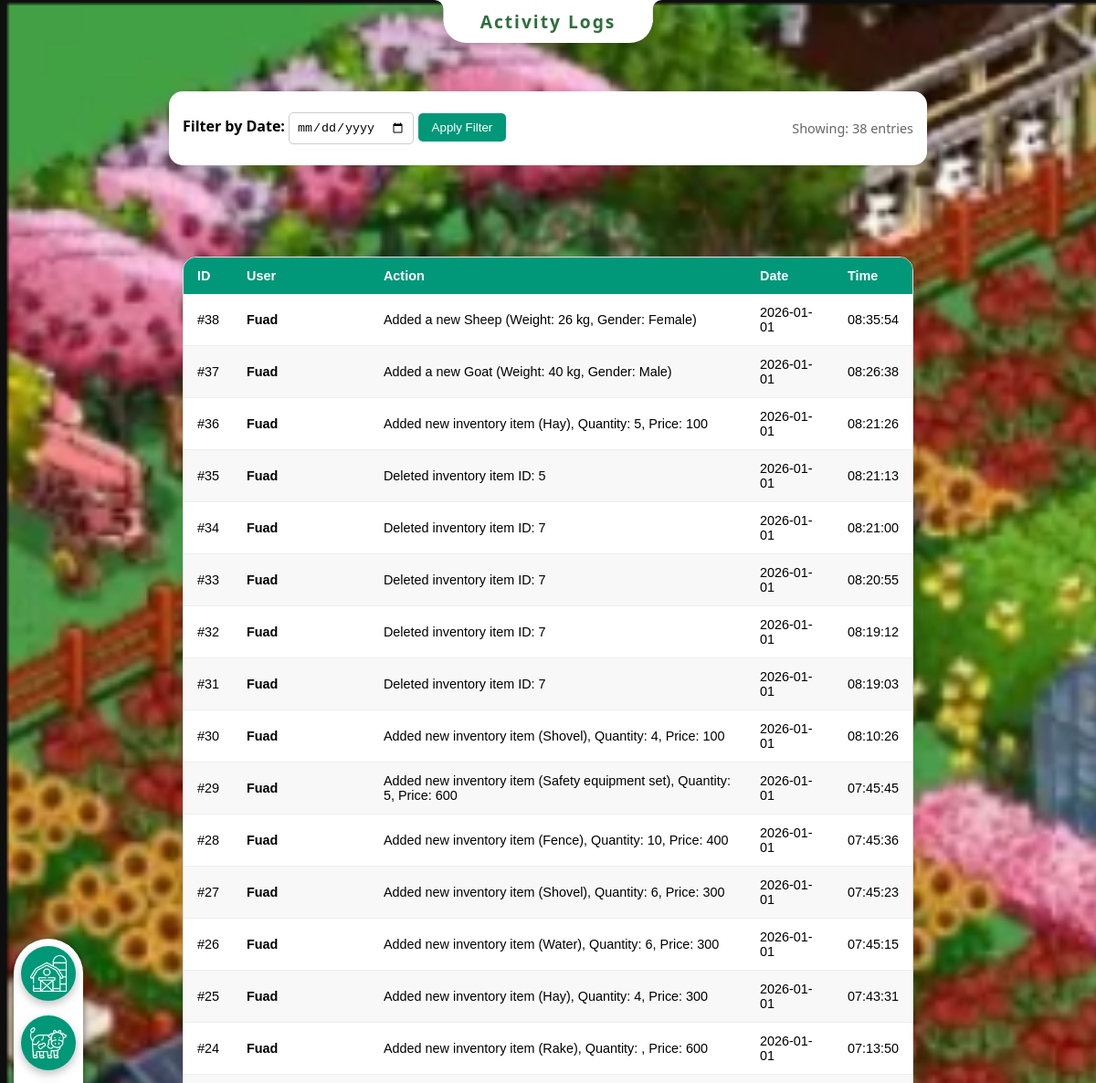
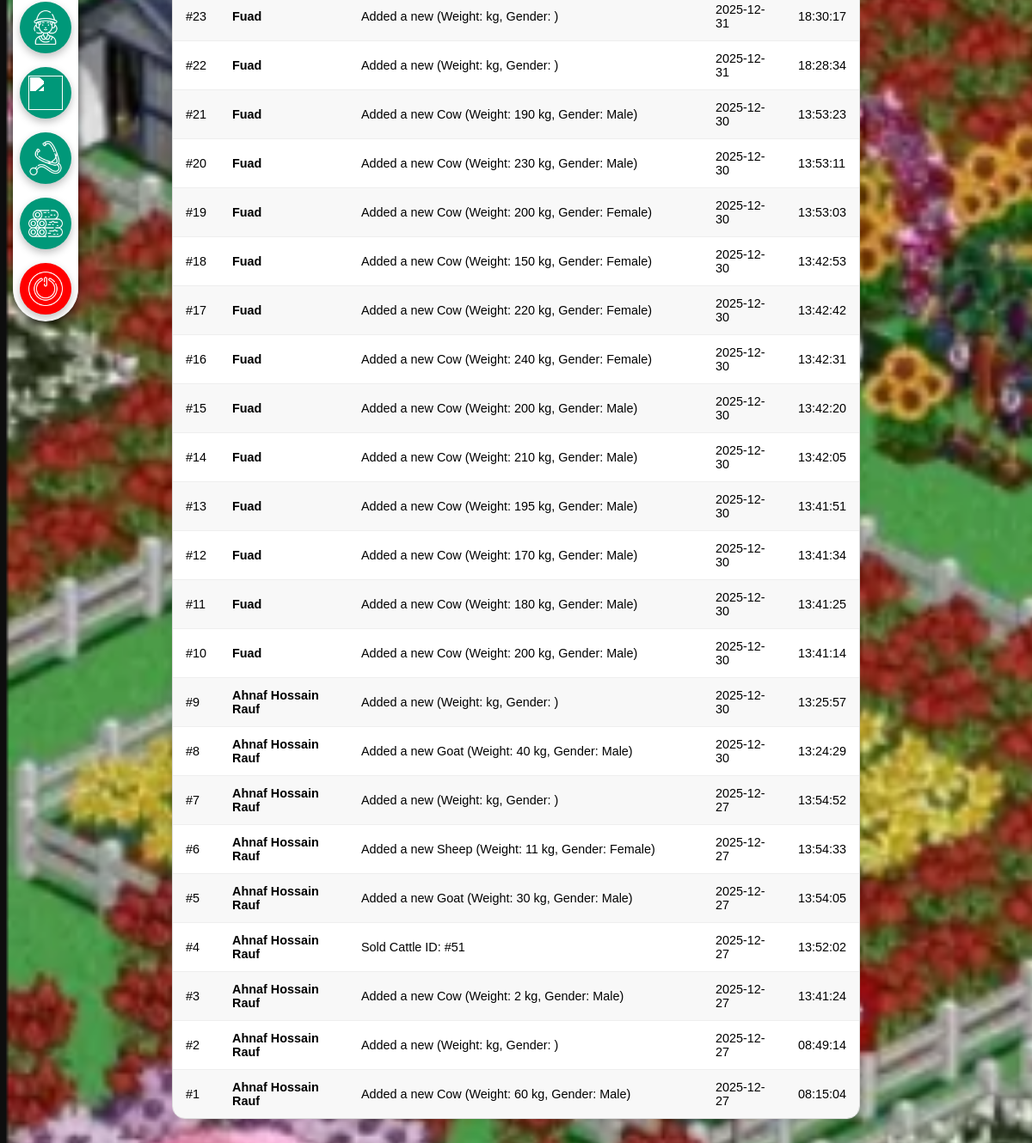
Page /CSE-370-project2/report.php on the committed database (2 pictures, top to bottom).
### tables this page shows
CREATE TABLE `activity_logs` (
  `report_id` int(11) NOT NULL,
  `who` varchar(255) NOT NULL,
  `did_what` text NOT NULL,
  `log_date` date NOT NULL,
  `log_time` time NOT NULL
);

### CSE-370-project2/report.php (the view, shortened to what this page needs)
<?php
require_once "db.php";
$filter_date = "";
$where_sql = "";
$query = "SELECT * FROM activity_logs $where_sql ORDER BY log_date DESC, log_time DESC";
$result = mysqli_query($conn, $query);
?>
<!DOCTYPE html>
<html>
<head>
    <link rel="stylesheet" href="assets/style.css">
</head>
<body class="farm-bg">
    <div class="header-notch">
        <h1>Activity Logs</h1>
    </div>
    <div class="topbar">
        <button type="button" onclick="location.href='dashboard.php'" title="Home"><img src="assets/img/barn.png"></button>
        <button onclick="showCattle()"><img src="assets/img/cattle.png"></button>
        <button onclick="showWorker()"><img src="assets/img/worker.png"></button>
        <button onclick="showProduct()"><img src="assets/img/product.png"></button>
        <button onclick="medical_record()"><img src="assets/img/medical.png"></button>
        <button onclick="showLog()"><img src="assets/img/wood.png"></button>
        <button style='background:red;' onclick="location.href='logout.php'"><img src="assets/img/logout.png"></button>
    </div>
    <div class="filter-container">
        <form method="GET" action="report.php">
            <label style="font-weight: bold;">Filter by Date: </label>
            <input type="date" name="filter_date" value="<?php echo $filter_date; ?>">
            <button type="submit" class="btn-filter">Apply Filter</button>
        </form>
        <div style="font-size: 0.9em; color: #666;">
            Showing: <?php echo mysqli_num_rows($result); ?> entries
        </div>
    </div>
    <table class="table" style="width: 90%; max-width: 800px;">
        <thead>
            <tr>
                <th>ID</th>
                <th>User</th>
                <th>Action</th>
                <th>Date</th>
                <th>Time</th>
            </tr>
        </thead>
        <tbody>
            <?php
            if (mysqli_num_rows($result) > 0) {
                while ($row = mysqli_fetch_assoc($result)) {
                    echo "<tr>";
                    echo "<td>#" . $row['report_id'] . "</td>";
                    echo "<td><strong>" . htmlspecialchars($row['who']) . "</strong></td>";
                    echo "<td>" . htmlspecialchars($row['did_what']) . "</td>";
                    echo "<td>" . $row['log_date'] . "</td>";
                    echo "<td>" . $row['log_time'] . "</td>";
                    echo "</tr>";
                }
            } else {
                echo "<tr><td colspan='5' style='text-align:center;'>No activities found for this date.</td></tr>";
            }
            ?>
        </tbody>
    </table>
</body>
</html>

### CSE-370-project2/assets/style.css (style rules this page uses)
body { margin:0; font-family: 'Segoe UI', sans-serif; background: linear-gradient(#c7e8ca,#f0fff4); }
.farm-bg { background-image: url('img/farmBG.png'); background-size: cover; background-attachment: fixed; }
input, select, button { width: auto; padding: 10px; margin: 8px 0; border-radius: 6px; border: 1px solid #b7d3b7; }
button { background: #00c9a1; color: white; border: none; cursor: pointer; }
.table { border-collapse: separate; border-spacing: 0; border-radius: 15px; overflow: hidden; margin: 100px auto; font-size: 0.9em; font-family: sans-serif; width: 500px; box-shadow: 0 4px 15px rgba(0, 0, 0, 0.1); border: 1px solid #dddddd; }
.table thead tr { background-color: #009879; color: #ffffff; text-align: left; }
.table th, .table td { padding: 12px 15px; }
.table tbody tr { background-color: white; }
.table tbody tr:nth-of-type(even) { background-color: #f8f8f8; }
.table tbody tr td { border-bottom: 1px solid #eeeeee; }
.table tbody tr:last-of-type td { border-bottom: none; }
.topbar { position: fixed; top: 50%; left: 0; transform: translateY(-50%); width: 60px; height: auto; background: rgba(255,255,255); margin-left: 15px; display: flex; flex-direction: column; align-items: center; justify-content: flex-start; padding: 0px 8px; gap: 0px; box-shadow: 0 4px 10px rgba(0,0,0,.60); z-index: 1000; border-radius: 70px; }
.topbar button { width: 60px; height: 60px; display: flex; align-items: center; justify-content: center; box-shadow: 0 4px 10px rgba(0,0,0,.25); background:#009879; border-radius: 50%; overflow: hidden; padding: 0; }
.topbar button img { width: 40px; height: 40px; object-fit: contain; filter: brightness(0) invert(1); }
.header-notch { position: fixed; top: 0; left: 50%; transform: translateX(-50%); background-color: rgb(255,255,255); color: white; padding: 10px 40px; border-radius: 0 0 25px 25px; box-shadow: 0 4px 15px rgba(0, 0, 0, 0.2); z-index: 1001; display: flex; align-items: center; justify-content: center; }
.header-notch h1 { color:#2f6f3e; margin: 0px; font-size: 1.2rem; font-family: 'Segoe UI', sans-serif; letter-spacing: 2px; font-weight: 750; }
.header-notch::before, .header-notch::after { content: ""; position: absolute; top: 0; width: 25px; height: 25px; background: transparent; }
.header-notch::before { left: -25px; border-radius: 0 10px 0 0; box-shadow: 10px 0 0 0 rgb(255,255,255); }
.header-notch::after { right: -25px; border-radius: 10px 0 0 0; box-shadow: -10px 0 0 0 rgb(255,255,255); }

### CSE-370-project2/report.php (style rules this page uses)
.filter-container { background: white; padding: 15px; border-radius: 15px; margin: 100px auto 20px auto; max-width: 800px; display: flex; align-items: center; justify-content: space-between; box-shadow: 0 4px 10px rgba(0,0,0,0.1); }
.filter-container input[type="date"] { padding: 8px; border-radius: 5px; border: 1px solid #ccc; }
.btn-filter { background: #009879; color: white; border: none; padding: 8px 15px; border-radius: 5px; cursor: pointer; }

### rows in the picture
activity_logs: report_id "38", who "Fuad", did_what "Added a new Sheep (Weight: 26 kg, Gender: Female)", log_date "2026-01-01", log_time "08:35:54"
activity_logs: report_id "37", who "Fuad", did_what "Added a new Goat (Weight: 40 kg, Gender: Male)", log_date "2026-01-01", log_time "08:26:38"
activity_logs: report_id "36", who "Fuad", did_what "Added new inventory item (Hay), Quantity: 5, Price: 100", log_date "2026-01-01", log_time "08:21:26"
activity_logs: report_id "35", who "Fuad", did_what "Deleted inventory item ID: 5", log_date "2026-01-01", log_time "08:21:13"
activity_logs: report_id "34", who "Fuad", did_what "Deleted inventory item ID: 7", log_date "2026-01-01", log_time "08:21:00"
activity_logs: report_id "33", who "Fuad", did_what "Deleted inventory item ID: 7", log_date "2026-01-01", log_time "08:20:55"
activity_logs: report_id "32", who "Fuad", did_what "Deleted inventory item ID: 7", log_date "2026-01-01", log_time "08:19:12"
activity_logs: report_id "31", who "Fuad", did_what "Deleted inventory item ID: 7", log_date "2026-01-01", log_time "08:19:03"
activity_logs: report_id "30", who "Fuad", did_what "Added new inventory item (Shovel), Quantity: 4, Price: 100", log_date "2026-01-01", log_time "08:10:26"
activity_logs: report_id "29", who "Fuad", did_what "Added new inventory item (Safety equipment set), Quantity: 5, Price: 600", log_date "2026-01-01", log_time "07:45:45"
activity_logs: report_id "28", who "Fuad", did_what "Added new inventory item (Fence), Quantity: 10, Price: 400", log_date "2026-01-01", log_time "07:45:36"
activity_logs: report_id "27", who "Fuad", did_what "Added new inventory item (Shovel), Quantity: 6, Price: 300", log_date "2026-01-01", log_time "07:45:23"
activity_logs: report_id "26", who "Fuad", did_what "Added new inventory item (Water), Quantity: 6, Price: 300", log_date "2026-01-01", log_time "07:45:15"
activity_logs: report_id "25", who "Fuad", did_what "Added new inventory item (Hay), Quantity: 4, Price: 300", log_date "2026-01-01", log_time "07:43:31"
activity_logs: report_id "24", who "Fuad", did_what "Added new inventory item (Rake), Quantity: , Price: 600", log_date "2026-01-01", log_time "07:13:50"
activity_logs: report_id "23", who "Fuad", did_what "Added a new (Weight: kg, Gender: )", log_date "2025-12-31", log_time "18:30:17"
activity_logs: report_id "22", who "Fuad", did_what "Added a new (Weight: kg, Gender: )", log_date "2025-12-31", log_time "18:28:34"
activity_logs: report_id "21", who "Fuad", did_what "Added a new Cow (Weight: 190 kg, Gender: Male)", log_date "2025-12-30", log_time "13:53:23"
activity_logs: report_id "20", who "Fuad", did_what "Added a new Cow (Weight: 230 kg, Gender: Male)", log_date "2025-12-30", log_time "13:53:11"
activity_logs: report_id "19", who "Fuad", did_what "Added a new Cow (Weight: 200 kg, Gender: Female)", log_date "2025-12-30", log_time "13:53:03"
activity_logs: report_id "18", who "Fuad", did_what "Added a new Cow (Weight: 150 kg, Gender: Female)", log_date "2025-12-30", log_time "13:42:53"
activity_logs: report_id "17", who "Fuad", did_what "Added a new Cow (Weight: 220 kg, Gender: Female)", log_date "2025-12-30", log_time "13:42:42"
activity_logs: report_id "16", who "Fuad", did_what "Added a new Cow (Weight: 240 kg, Gender: Female)", log_date "2025-12-30", log_time "13:42:31"
activity_logs: report_id "15", who "Fuad", did_what "Added a new Cow (Weight: 200 kg, Gender: Male)", log_date "2025-12-30", log_time "13:42:20"
activity_logs: report_id "14", who "Fuad", did_what "Added a new Cow (Weight: 210 kg, Gender: Male)", log_date "2025-12-30", log_time "13:42:05"
activity_logs: report_id "13", who "Fuad", did_what "Added a new Cow (Weight: 195 kg, Gender: Male)", log_date "2025-12-30", log_time "13:41:51"
activity_logs: report_id "12", who "Fuad", did_what "Added a new Cow (Weight: 170 kg, Gender: Male)", log_date "2025-12-30", log_time "13:41:34"
activity_logs: report_id "11", who "Fuad", did_what "Added a new Cow (Weight: 180 kg, Gender: Male)", log_date "2025-12-30", log_time "13:41:25"
activity_logs: report_id "10", who "Fuad", did_what "Added a new Cow (Weight: 200 kg, Gender: Male)", log_date "2025-12-30", log_time "13:41:14"
activity_logs: report_id "9", who "Ahnaf Hossain Rauf", did_what "Added a new (Weight: kg, Gender: )", log_date "2025-12-30", log_time "13:25:57"
activity_logs: report_id "8", who "Ahnaf Hossain Rauf", did_what "Added a new Goat (Weight: 40 kg, Gender: Male)", log_date "2025-12-30", log_time "13:24:29"
activity_logs: report_id "7", who "Ahnaf Hossain Rauf", did_what "Added a new (Weight: kg, Gender: )", log_date "2025-12-27", log_time "13:54:52"
activity_logs: report_id "6", who "Ahnaf Hossain Rauf", did_what "Added a new Sheep (Weight: 11 kg, Gender: Female)", log_date "2025-12-27", log_time "13:54:33"
activity_logs: report_id "5", who "Ahnaf Hossain Rauf", did_what "Added a new Goat (Weight: 30 kg, Gender: Male)", log_date "2025-12-27", log_time "13:54:05"
activity_logs: report_id "4", who "Ahnaf Hossain Rauf", did_what "Sold Cattle ID: #51", log_date "2025-12-27", log_time "13:52:02"
activity_logs: report_id "3", who "Ahnaf Hossain Rauf", did_what "Added a new Cow (Weight: 2 kg, Gender: Male)", log_date "2025-12-27", log_time "13:41:24"
activity_logs: report_id "2", who "Ahnaf Hossain Rauf", did_what "Added a new (Weight: kg, Gender: )", log_date "2025-12-27", log_time "08:49:14"
activity_logs: report_id "1", who "Ahnaf Hossain Rauf", did_what "Added a new Cow (Weight: 60 kg, Gender: Male)", log_date "2025-12-27", log_time "08:15:04"

### other values in the picture
mysqli_num_rows($result) "38"
